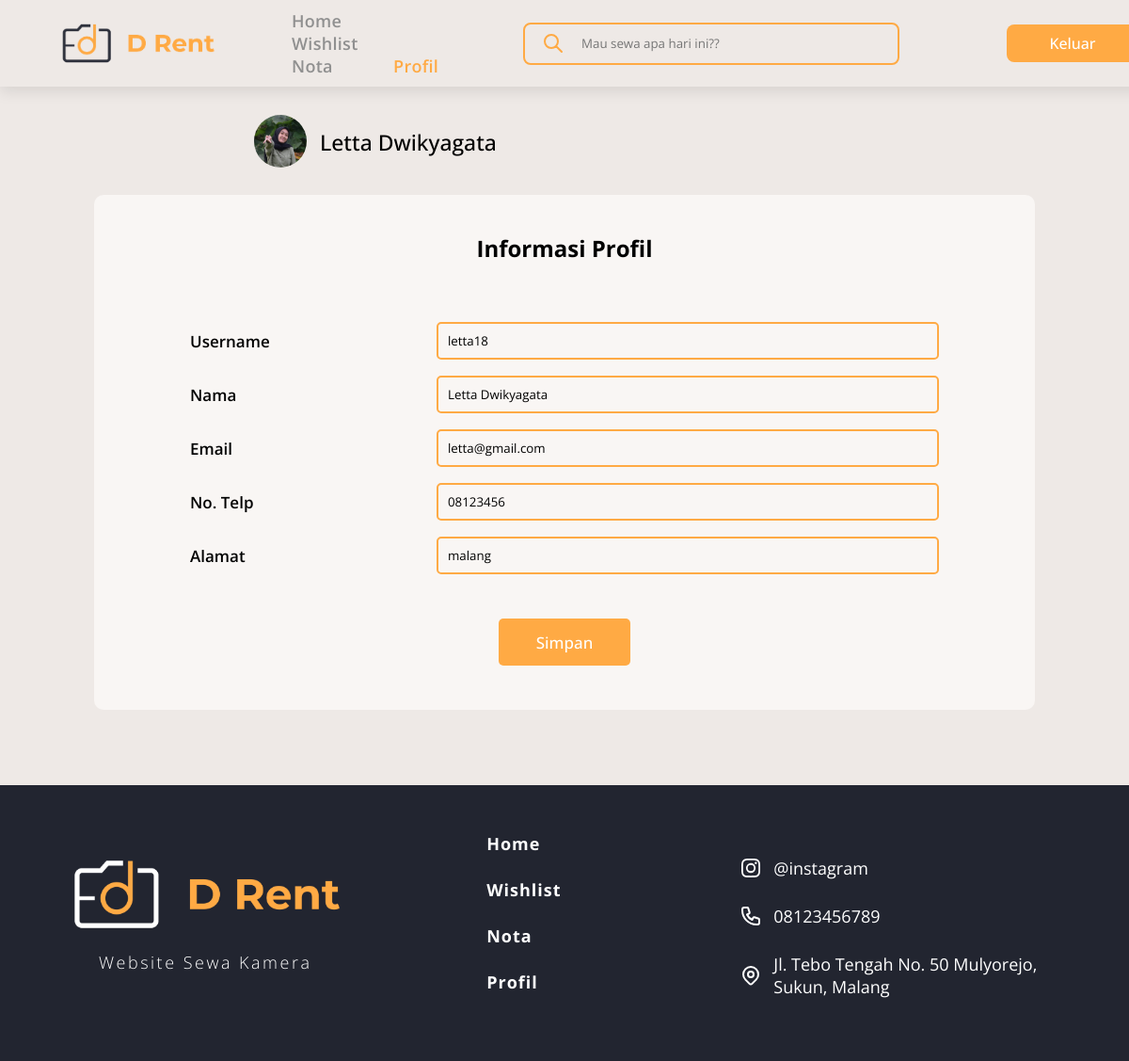
Page /page/user/profil.php (signed in) on the committed database.
### tables this page shows
CREATE TABLE `tb_user` (
  `username` varchar(30) NOT NULL,
  `password` varchar(32) NOT NULL,
  `nama_user` varchar(100) NOT NULL,
  `email_user` varchar(50) NOT NULL,
  `nomor_user` varchar(20) NOT NULL,
  `alamat_user` text NOT NULL,
  `gambar_user` text NOT NULL,
  `level` varchar(10) NOT NULL
);

### page/user/profil.php (the view, shortened to what this page needs)
<?php
include "../../koneksi.php";
$query="SELECT * FROM tb_user WHERE username='$_SESSION[username]'";
$hasil=mysqli_query($koneksi, $query);
$data=mysqli_fetch_array($hasil);
?>
<html lang="en">
  <head>
    <link rel="stylesheet" href="../../css/style.css" />
  </head>
  <body oncontextmenu="return false">
    <div class="nav">
      <img src="../../img/logo.png" class="logo" />
      <ul>
        <li><a  href="index.php">Home</a></li>
        <li><a href="wishlist.php">Wishlist</a></li>
        <li><a href="nota.php">Nota</a></li>
        <li><a class="strong" href="profil.php">Profil</a></li>
      </ul>
      <div class="search">
        <input type="text" name="search" id="search" placeholder="Mau sewa apa hari ini??" />
      </div>
      <img class="search-icon" src="../../img/search.svg" alt="" />
      <div class="tombol">
      <div class="btn-logout">
          <a href="logout.php">
          <input type="button" value="Keluar" />
        </a>
        </div>
      </div>
    </div>
    <div class="user">
        <img src="../../img/user-letta2.jpg" alt="">
        <p><?php echo $data['nama_user'];?></p>
    </div>
    <div class="con-profil">
        <h2>Informasi Profil</h2>
        <form action="update-profil.php" method="post">
        <table>
            <tr>
                <td class="label">Username</td>
                <td><input type="text" name="username" placeholder="Data Kosong" value="<?php echo $data['username'];?>" readonly></td>
            </tr>
            <tr>
                <td class="label">Nama</td>
                <td><input type="text" name="nama_user" placeholder="Data Kosong" required value="<?php echo $data['nama_user'];?>"></td>
            </tr>
            <tr>
                <td class="label">Email</td>
                <td><input type="email" name="email_user" placeholder="Data Kosong" required value="<?php echo $data['email_user'];?>"></td>
            </tr>
            <tr>
                <td class="label">No. Telp</td>
                <td><input type="number" name="nomor_user" placeholder="Data Kosong" required value="<?php echo $data['nomor_user'];?>"></td>
            </tr>
            <tr>
                <td class="label">Alamat</td>
                <td><input type="text" name="alamat_user" placeholder="Data Kosong" required    value="<?php echo $data['alamat_user'];?>"></td>
            </tr>
            <tr>
              <td colspan="2"><input type="submit" value="Simpan" name=""></td>
            </tr>
        </table>
      </form>
    </div>
    <footer class="footer">
      <div class="footer-left">
        <img src="../../img/footer.png" alt="" />
        <p>Website Sewa Kamera</p>
      </div>
      <div class="footer-center">
      <ul>
          <li><a href="index.php">Home</a> <br /></li>
          <li>
            <a href="Wishlist.php">Wishlist</a>
          </li>
          <li>
            <a href="nota.php">Nota</a>
          </li>
          <li>
            <a href="profil.php">Profil</a>
          </li>
        </ul>
      </div>
      <div class="footer-right">
        <table>
          <tr>
            <td><img src="../../img/instagram.svg" alt="" /></td>
            <td>@instagram</td>
          </tr>
          <tr>
            <td><img src="../../img/phone.svg" alt="" /></td>
            <td>08123456789</td>
          </tr>
          <tr>
            <td><img src="../../img/location.svg" alt="" /></td>
            <td>Jl. Tebo Tengah No. 50 Mulyorejo, Sukun, Malang</td>
          </tr>
        </table>
      </div>
    </footer>
  </body>
</html>

### css/style.css (style rules this page uses)
* { margin: 0; padding: 0; font-family: 'Open Sans'; }
body { margin: 0; padding: 0; background: #eee9e6; overflow-x: hidden; }
.nav { top: 0; width: 100%; padding: 10px; display: flex; align-items: center; box-shadow: 0px 5px 15px rgba(0, 0, 0, 0.1); position: sticky; z-index: 1000; background-color: #eee9e6; }
.logo { width: 200px; cursor: pointer; margin-left: 40px; }
.nav ul li { font-weight: 600; letter-spacing: 0.3px; list-style: none; display: inline-block; margin-left: 0 20px; padding-left: 60px; }
.nav a { text-decoration: none; color: #909090; font-size: 18; transition: 0.5s; }
.nav .strong { color: #ffaa44; }
.strong { color: #ffaa44; }
.search input { width: 400px; height: 45px; margin-left: 80px; border: none; background-color: #eee9e6; outline: none; padding: 8px; padding-left: 60px; border-radius: 8px; border: 2px solid #ffaa44; transition: 0.5s; }
.search-icon { width: 24px; margin-left: -380px; }
.tombol { margin-left: 420px; display: flex; }
.tombol .btn-logout input[type='button'] { width: 140px; height: 40px; background: #ffaa44; border: none; border-radius: 8px; font-size: 16px; font-weight: 500; color: white; transition: 0.5s; cursor: pointer; margin-left: 50px; }
.user { margin-left: 270px; margin-top: 30px; align-items: center; font-size: 23px; font-weight: 500; }
.user img { max-width: 56px; max-height: 56px; border-radius: 500px; }
.user p { margin-left: 70px; margin-top: -43px; }
.con-profil { margin: auto; width: 1000px; margin-top: 40px; background-color: #f9f6f4; border-radius: 10px; }
.con-profil h2 { padding-top: 40px; text-align: center; padding-bottom: 60px; }
.con-profil table { width: 80%; margin: 0 auto; }
.con-profil tr td { padding-bottom: 15px; }
.con-profil td { font-weight: 600; font-size: 17px; }
.con-profil input[type='text'], .con-profil input[type='email'] { width: 100%; height: 40px; border: none; outline: none; padding: 8px; padding-left: 10px; border-radius: 5px; border: 2px solid #ffaa44; transition: 0.5s; background-color: #f9f6f4; }
.con-profil input[type='number'] { width: 100%; height: 40px; border: none; outline: none; padding: 8px; padding-left: 10px; border-radius: 5px; border: 2px solid #ffaa44; transition: 0.5s; background-color: #f9f6f4; }
.con-profil input[type='submit'] { width: 140px; height: 50px; border: none; outline: none; font-size: 17px; display: block; margin: 30 auto; font-weight: 500; color: white; border-radius: 5px; background-color: #ffaa44; transition: 0.5s; cursor: pointer; }
.footer { background-color: #222530; box-sizing: border-box; width: 100%; text-align: left; padding: 50px 50px 40px 50px; margin-top: 80px; }
.footer .footer-left, .footer .footer-center, .footer .footer-right { display: inline-block; vertical-align: top; align-items: center; width: 33%; font-size: 18px; margin-top: 0px; }
.footer-left img { margin-top: 20px; width: 350px; }
.footer-left p { margin-left: 55px; margin-top: 14; color: white; letter-spacing: 2.5px; font-weight: 90; }
.footer-center ul li { list-style: none; text-decoration: none; margin-bottom: 25px; }
.footer-center a { text-decoration: none; color: white; font-weight: 700; letter-spacing: 1px; margin-left: 100px; transition: 0.5s; }
.footer-right img { width: 24px; stroke: white; }
.footer-right table { margin-top: 24px; }
.footer-right tr td { padding-bottom: 25px; padding-right: 10px; color: white; font-size: 18px; }

### rows in the picture
tb_user: nama_user "Letta Dwikyagata", username "letta18", email_user "letta@gmail.com", nomor_user "08123456", alamat_user "malang"
